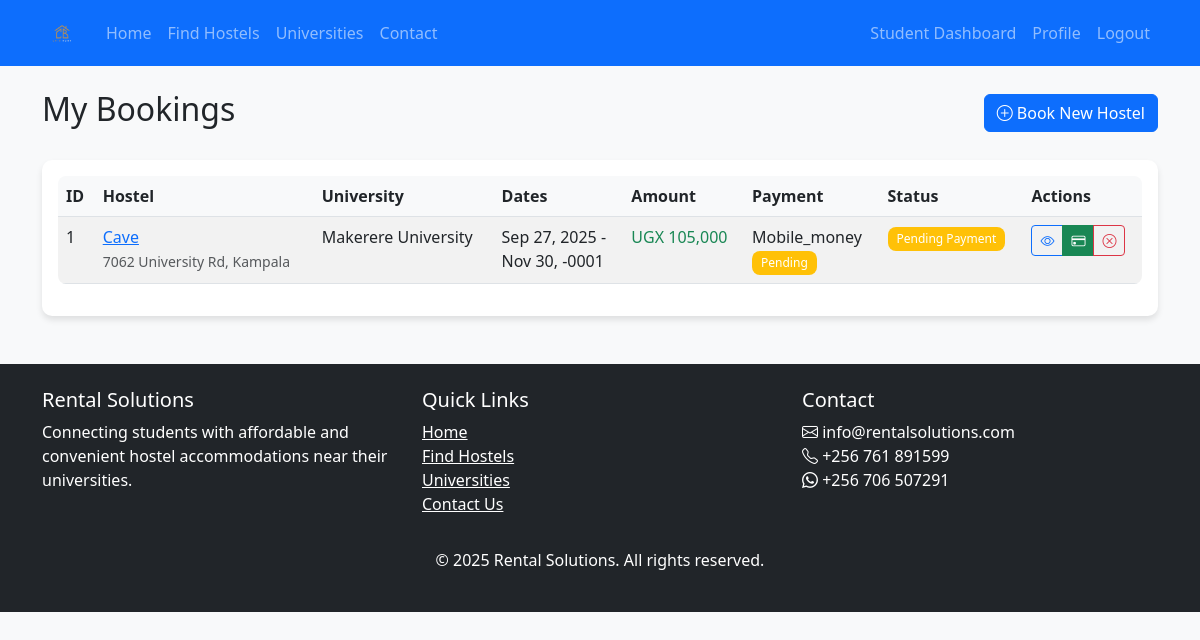
The app's page /s_bookings.php (signed in) with its own data.
### tables this page shows
CREATE TABLE `bookings` (
  `booking_id` int(11) NOT NULL,
  `student_id` int(11) NOT NULL,
  `hostel_id` int(11) NOT NULL,
  `landlord_id` int(11) NOT NULL,
  `start_date` date NOT NULL,
  `end_date` date NOT NULL,
  `total_amount` decimal(10,2) NOT NULL,
  `platform_fee` decimal(10,2) NOT NULL,
  `status` enum('pending','confirmed','cancelled','completed') DEFAULT 'pending',
  `payment_method` enum('mobile_money','credit_card','bank_transfer') NOT NULL,
  `payment_status` enum('pending','paid','failed','refunded') DEFAULT 'pending',
  `transaction_id` varchar(100) DEFAULT NULL,
  `created_at` timestamp NOT NULL DEFAULT current_timestamp(),
  `updated_at` timestamp NOT NULL DEFAULT current_timestamp() ON UPDATE current_timestamp()
);

CREATE TABLE `hostels` (
  `hostel_id` int(11) NOT NULL,
  `landlord_id` int(11) NOT NULL,
  `name` varchar(100) NOT NULL,
  `description` text DEFAULT NULL,
  `address` text NOT NULL,
  `latitude` decimal(10,8) NOT NULL,
  `longitude` decimal(11,8) NOT NULL,
  `price_per_month` decimal(10,2) NOT NULL,
  `rooms_available` int(11) NOT NULL,
  `university_id` int(11) NOT NULL,
  `distance_to_university` decimal(5,2) DEFAULT NULL,
  `amenities` text DEFAULT NULL,
  `rules` text DEFAULT NULL,
  `created_at` timestamp NOT NULL DEFAULT current_timestamp(),
  `updated_at` timestamp NOT NULL DEFAULT current_timestamp() ON UPDATE current_timestamp()
);

CREATE TABLE `universities` (
  `university_id` int(11) NOT NULL,
  `name` varchar(100) NOT NULL,
  `location` varchar(100) NOT NULL,
  `latitude` decimal(10,8) NOT NULL,
  `longitude` decimal(11,8) NOT NULL,
  `logo` varchar(255) DEFAULT NULL
);

### functions.php (called while the page is built, shortened)
<?php
function get_booking_status_badge($status, $payment_status = null) {
    if ($status === 'completed' && $payment_status === 'paid') {
        return 'bg-success';
    } elseif ($status === 'pending' && $payment_status === 'pending') {
        return 'bg-warning';
    } elseif ($status === 'cancelled') {
        return 'bg-danger';
    } elseif ($payment_status === 'failed') {
        return 'bg-danger';
    } else {
        return 'bg-secondary';
    }
}
?>

### s_bookings.php (the view, shortened to what this page needs)
<?php
require_once __DIR__ . '/functions.php';
require_once __DIR__ . '/header.php';
$query = "SELECT b.*, h.name AS hostel_name, h.address AS hostel_address,
                 u.name AS university_name, u.logo AS university_logo
          FROM bookings b
          JOIN hostels h ON b.hostel_id = h.hostel_id
          JOIN universities u ON h.university_id = u.university_id
          WHERE b.student_id = ?
          ORDER BY b.created_at DESC";
$stmt = $conn->prepare($query);
$stmt->bind_param("i", $_SESSION['user_id']);
$stmt->execute();
$bookings = $stmt->get_result()->fetch_all(MYSQLI_ASSOC);
?>
<div class="d-flex justify-content-between align-items-center mb-4">
    <h2>My Bookings</h2>
    <a href="/search.php" class="btn btn-primary">
        <i class="bi bi-plus-circle"></i> Book New Hostel
    </a>
</div>
<div class="card">
    <div class="card-body">
        <?php if (empty($bookings)): ?>
            <div class="alert alert-info">
                You haven't made any bookings yet. <a href="search.php">Find hostels</a> to get started.
            </div>
        <?php else: ?>
            <div class="table-responsive">
                <table class="table table-striped table-hover">
                    <thead>
                        <tr>
                            <th>ID</th>
                            <th>Hostel</th>
                            <th>University</th>
                            <th>Dates</th>
                            <th>Amount</th>
                            <th>Payment</th>
                            <th>Status</th>
                            <th>Actions</th>
                        </tr>
                    </thead>
                    <tbody>
                        <?php foreach ($bookings as $booking): ?>
                            <tr>
                                <td><?php echo $booking['booking_id']; ?></td>
                                <td>
                                    <a href="hostel-details.php?id=<?php echo $booking['hostel_id']; ?>">
                                        <?php echo htmlspecialchars($booking['hostel_name']); ?>
                                    </a><br>
                                    <small class="text-muted"><?php echo htmlspecialchars($booking['hostel_address']); ?></small>
                                </td>
                                <td><?php echo htmlspecialchars($booking['university_name']); ?></td>
                                <td>
                                    <?php echo date('M j, Y', strtotime($booking['start_date'])); ?> -<br>
                                    <?php echo date('M j, Y', strtotime($booking['end_date'])); ?>
                                </td>
                                <td class="text-success">UGX <?php echo number_format($booking['total_amount']); ?></td>
                                <td>
                                    <?php echo ucfirst($booking['payment_method']); ?><br>
                                    <span class="badge bg-<?php
                                        echo $booking['payment_status'] === 'paid' ? 'success' :
                                             ($booking['payment_status'] === 'pending' ? 'warning' : 'danger');
                                    ?>">
                                        <?php echo ucfirst($booking['payment_status']); ?>
                                    </span>
                                </td>
                                <td>
                                    <span class="badge <?php echo get_booking_status_badge($booking['status'], $booking['payment_status']); ?>">
                                        <?php
                                        if ($booking['status'] === 'completed' && $booking['payment_status'] === 'paid') {
                                            echo 'Completed';
                                        } elseif ($booking['status'] === 'pending' && $booking['payment_status'] === 'pending') {
                                            echo 'Pending Payment';
                                        } else {
                                            echo ucfirst($booking['status']);
                                        }
                                        ?>
                                    </span>
                                </td>
                                <td>
                                    <div class="btn-group btn-group-sm">
                                        <a href="booking-details.php?id=<?php echo $booking['booking_id']; ?>"
                                           class="btn btn-outline-primary" title="View">
                                            <i class="bi bi-eye"></i>
                                        </a>
                                        <?php if ($booking['status'] === 'pending' && $booking['payment_status'] === 'pending'): ?>
                                            <a href="payment.php?booking_id=<?php echo $booking['booking_id']; ?>"
                                               class="btn btn-success" title="Complete Payment">
                                                <i class="bi bi-credit-card"></i>
                                            </a>
                                        <?php endif; ?>
                                        <?php if ($booking['status'] === 'pending' || $booking['status'] === 'confirmed'): ?>
                                            <a href="s_bookings.php?action=cancel&id=<?php echo $booking['booking_id']; ?>"
                                               class="btn btn-outline-danger"
                                               onclick="return confirm('Are you sure you want to cancel this booking?');"
                                               title="Cancel">
                                                <i class="bi bi-x-circle"></i>
                                            </a>
                                        <?php endif; ?>
                                    </div>
                                </td>
                            </tr>
                        <?php endforeach; ?>
                    </tbody>
                </table>
            </div>
        <?php endif; ?>
    </div>
</div>
<?php require_once __DIR__ . '/footer.php'; ?>

### style.css (style rules this page uses)
body { font-family: 'Segoe UI', Tahoma, Geneva, Verdana, sans-serif; background-color: #f8f9fa; }
.card { border: none; border-radius: 10px; box-shadow: 0 4px 6px rgba(0, 0, 0, 0.1); transition: transform 0.3s ease; }
.btn-primary { background-color: #0d6efd; border-color: #0d6efd; }
.btn-outline-primary { color: #0d6efd; border-color: #0d6efd; }
.badge { padding: 0.5em 0.75em; border-radius: 8px; font-weight: 500; }
.table { border-radius: 8px; overflow: hidden; }
.table th { background-color: #f8f9fa; font-weight: 600; }
.badge.bg-warning { background-color: #ffc107 !important; }

### records on screen
bookings: booking_id "1", hostel.name "Cave", hostel.address "7062 University Rd, Kampala", universities.name "Makerere University", start_date "Sep 27, 2025", end_date "Nov 30, -0001", total_amount "105,000", payment_method "Mobile_money", payment_status "Pending", status "Pending Payment"
